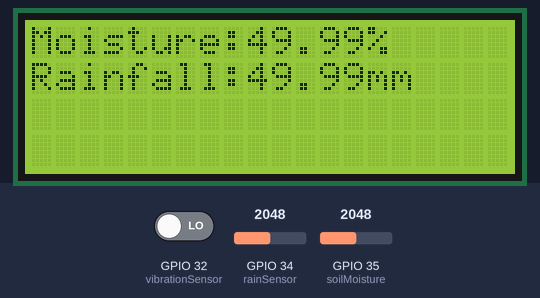
This program was run on a simulated ESP32. On the bench: 20×4 character LCD. Inputs (shaded band) come from the test bench; at power-on: GPIO 34 (rainSensor) = 2048, GPIO 35 (soilMoisture) = 2048, GPIO 32 (vibrationSensor) LOW. WiFi joins after 1.5 s; servers stay silent unless stated.

Above: at 3.0 s.
3.1 s: GPIO 34 (rainSensor) set to 3635
At 4.8 s:
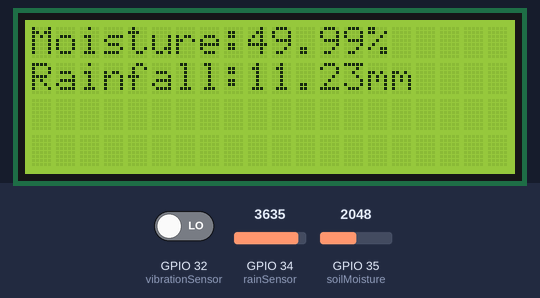
5.4 s: GPIO 34 (rainSensor) set to 3730
At 7.2 s:
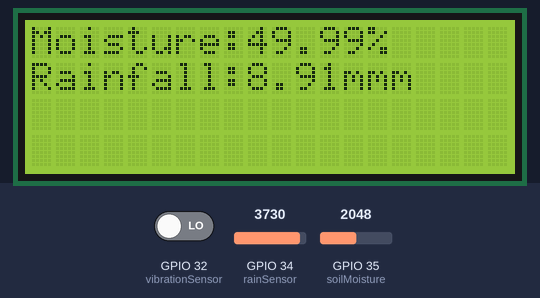
7.5 s: GPIO 35 (soilMoisture) set to 3655
At 8.7 s:
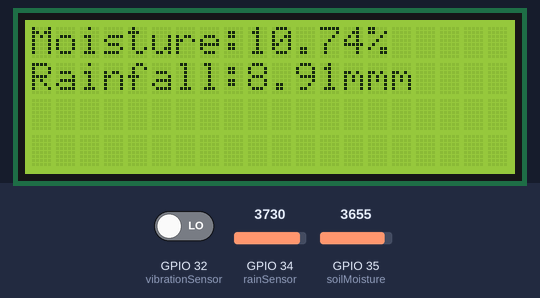
9.5 s: GPIO 35 (soilMoisture) set to 3739
At 11.3 s:
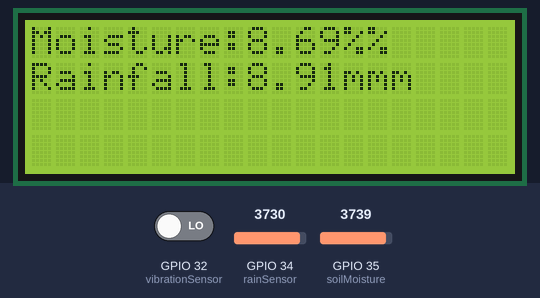
11.6 s: GPIO 34 (rainSensor) set to 3603
At 12.6 s:
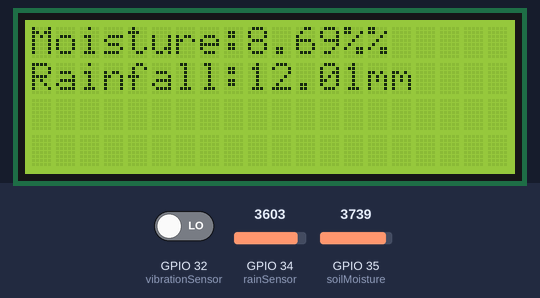
13.7 s: GPIO 35 (soilMoisture) set to 3603
At 15.2 s:
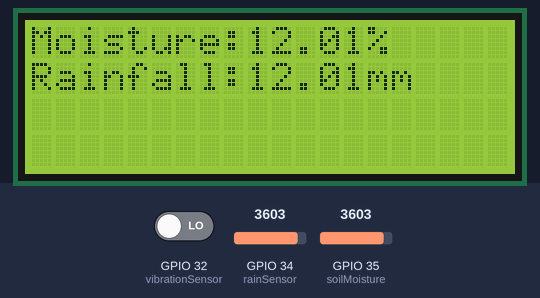
Timing chart, 0 to 16.7 s (numbered marks = the images above; inputs shaded):
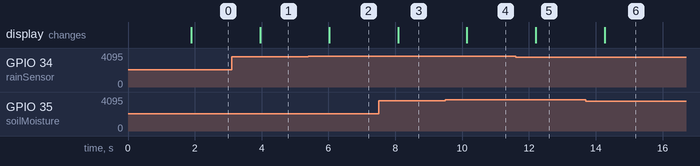

Measured:
- the behaviour switches between 3685 and 3686 on GPIO 34 (rainSensor) (found by bisection; images 1 and 2)
- the behaviour switches between 3685 and 3686 on GPIO 35 (soilMoisture) (found by bisection; images 3 and 4)
- after the input at 3.1 s, the display: changes after 0.86 s (image 1)
- after the input at 5.4 s, the display: changes after 0.62 s (image 2)
- after the input at 7.5 s, the display: changes after 0.58 s (image 3)
- after the input at 9.5 s, the display: changes after 0.64 s (image 4)
- after the input at 11.6 s, the display: changes after 0.60 s (image 5)
- after the input at 13.7 s, the display: changes after 0.57 s (image 6)

The program:

main.cpp
```cpp
#define BLYNK_TEMPLATE_ID "TMPL6-_CFpAvt"
#define BLYNK_TEMPLATE_NAME "Project1Arduino"
#define BLYNK_AUTH_TOKEN "zt_Umwk_o_fu4ZodIb3s6glQIKCLRqpx"
#include <Arduino.h>
#include <LiquidCrystal_I2C.h>
#include <Wire.h>
#include <BlynkSimpleEsp32.h>
#include <WiFi.h>
// #include <BlynkSimpleStream.h>
// #include <SoftwareSerial.h>
// SoftwareSerial DebugSerial(2, 3); // RX, TX

// int SensorPin = A0;

char auth[] = "zt_Umwk_o_fu4ZodIb3s6glQIKCLRqpx";
char ssid[] = "Thanh"; // Your WiFi credentials.
char pass[] = "30122003";
LiquidCrystal_I2C lcd(0x27, 20, 4);
int soilMoisture = 35;
int rainSensor = 34;
int vibrationSensor = 32;
void setup()
{
  // put your setup code here, to run once:
  // DebugSerial.begin(9600);
  Serial.begin(9600);
  lcd.init(); // initialize the lcd
              // Print a message to the LCD.
  lcd.backlight();
  Blynk.begin(auth, ssid, pass);
  pinMode(soilMoisture, INPUT);
  pinMode(rainSensor, INPUT);
  pinMode(vibrationSensor, INPUT);
  // pinMode(3, INPUT);


  // Blynk.begin(Serial, auth);
}

void loop()
{
  // put your main code here, to run repeatedly:

  int vibrate = digitalRead(vibrationSensor);
  double moistureAnalog = analogRead(soilMoisture);
  double rainAnalog = analogRead(rainSensor);
  double moisturePercentage = 100 - (moistureAnalog / 4095.00 * 100);
  double rainMeasure = 100 - (rainAnalog / 4095.00 * 100);
  // int vibration = digitalRead(3);
  // Serial.print("\nCambien:");
  // Serial.print(giatriAnalog);
  // Serial.print(" - ");
  // Serial.print(doAm);
  // Serial.println("  ");
  // Blynk.virtualWrite(V0, doAm);
  // Serial.print("\nVibrate:");
  // Serial.print(vibration);
  // double SensorVolts = (analogRead(SensorPin) * 0.0048828125) / 5.0 * 100;

  lcd.setCursor(0, 0);
  lcd.print("Moisture:");
  lcd.print(moisturePercentage);
  lcd.print("%");
  lcd.setCursor(0, 1);
  lcd.print("Rainfall:");
  lcd.print(rainMeasure);
  lcd.print("mm");

  Blynk.run();
  Blynk.virtualWrite(V0, moisturePercentage);
  Blynk.virtualWrite(V1, rainMeasure);
  Blynk.virtualWrite(V3, vibrate);
  if (vibrate == 1)
  {
    if (moisturePercentage > 40 && rainMeasure > 55)
    {
      Blynk.virtualWrite(V2, "Canh Bao M3");
    }
    else if (moisturePercentage > 40 && rainMeasure <= 55)
    {
      Blynk.virtualWrite(V2, "Canh bao M2");
    }
    else if (moisturePercentage <= 40 && rainMeasure > 55)
    {
      Blynk.virtualWrite(V2, "Canh bao M1");
    }
    else
    {
      Blynk.virtualWrite(V2, "An toan");
    }
  }
  else
  {
    if ((moisturePercentage > 40 && rainMeasure > 55))
    {
      Blynk.virtualWrite(V2, "Canh bao M1");
    }
    else
    {
      Blynk.virtualWrite(V2, "An toan");
    }
  }

  delay(1000);
  // Blynk.run();
  // Blynk.virtualWrite(V0, SensorVolts);
  // Blynk.virtualWrite(V1, "WARNING");
}
```
